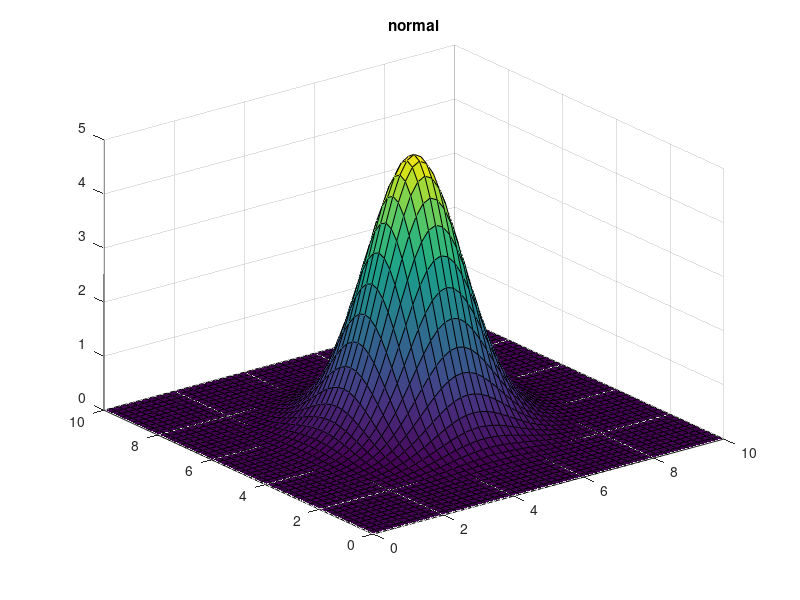
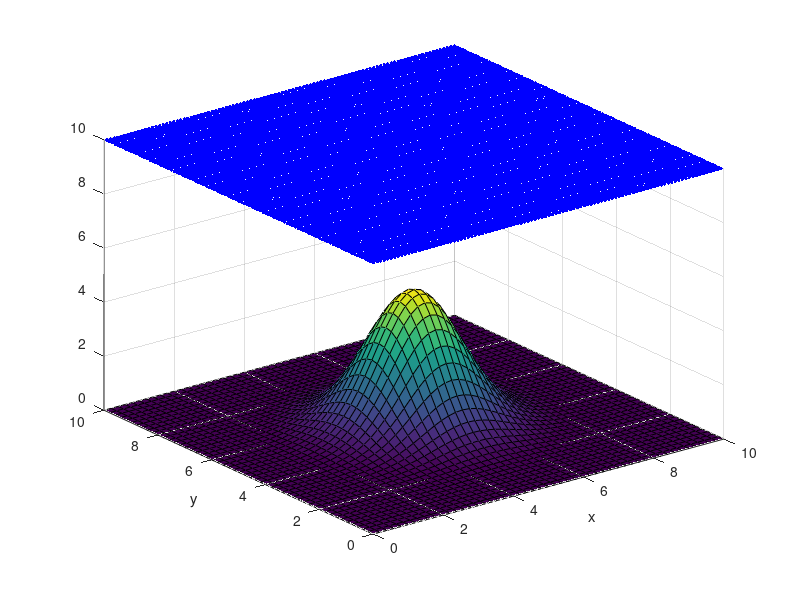

These charts were generated, in order, by the following MATLAB code:
% WELL-BALANCED


clear all;
clc;

Lx = 10; Ly = 10;
nEx = 50; %180
nEy = 50;
hl = [Lx/nEx Ly/nEy];
nl=2;
[xv,yv] = meshgrid(0:hl(1):Lx,0:hl(2):Ly);
NVx = size(xv,2);
NVy = size(yv,1);
NV  = NVx*NVy;
NP = (NVx-1)*(NVy-1);
Nex = NVx-1;
Ney = NVy-1;
x = xv(:); y = yv(:);

xL      = 0+(0.5*hl(1)/nl):hl(1)/nl:10;
yL      = 0+(0.5*hl(1)/nl):hl(1)/nl: Ly-(0.5*hl(1)/nl);
[xpl,ypl] = meshgrid(xL,yL);
L = Lx;

xpr = [];
ypr = xpr;

xp = [xpl(:); xpr(:)];
yp = [ypl(:); ypr(:)];

hp =  10.*ones(size(xp(:),1),1);

Xp = [xp(:),yp(:)];

Zplot =5.*exp(-2/5.*((xv-5).^2 + (yv-5).^2));  % choose this one for Z_1
%Zplot(xv>=4 & xv<=8 & yv>=4 & yv<=8) = 4;     % choose this one for Z_2
[gx,gy] = gradient(Zplot);

figure()
surf(xv,yv,Zplot);
title('normal')




Z = Zplot(:); %reshape(Zplot,NVy*NVx,1);
dZdx = gx(:); %reshape(gx,NV,1);
dZdy = gy(:); %reshape(gy,NV,1);
nmp = numel(xp(:));







 figure()
surf(xv,yv,Zplot)
hold on
scatter3(xp,yp,hp,7,'b','filled');
axis([0 10 0 10 0 10])
xlabel('x');
ylabel('y');



%% Constants
g     = 9.81;
xi    = 0;
vis   = 0;
ty    = 0;
T     = 1.5;

%% Material point quantities initialization
nmp   = numel(xp);
rhosy = 1000.0;
Msys  = sum (hp*hl(1)/nl.^2*rhosy);
Mp    = Msys/nmp * ones(nmp, 1);
Vp    = Mp./rhosy;
Ap    = Vp./hp;
vp    = zeros (nmp,2);

momp  = zeros (nmp,2);

Fb(:,1) = zeros (nmp,1);
Fb(:,2) = zeros (nmp,1);

%%
DATA = struct (
	   "x", xp, ...
	   "y", yp, ...
	   "Mp", Mp, ...
	   "Ap", Ap, ...
	   "vpx", vp(:,1), ...
	   "vpy", vp(:,2), ...
	   "Nex", nEx, ...
	   "Ney", nEy, ...
	   "hx", hl(1), ...
	   "hy", hl(2), ...
	   "hp", hp, ...
	   "mom_px", momp(:,1), ...
	   "mom_py", momp(:,2), ...
	   "g", g, ...
	   "T", T, ...
	   "xi", xi, ...
	   "vis", vis, ...
	   "ty", ty, ...
	   "rho", rhosy, ...
	   "Vp", Vp, ...
	   "Z", Z, ...
	   "dZdx", dZdx,
	   "dZdy", dZdy
	 );
json = jsonencode(DATA);

FID = fopen("DATA.json","w");
fprintf(FID,json);
fclose(FID);
